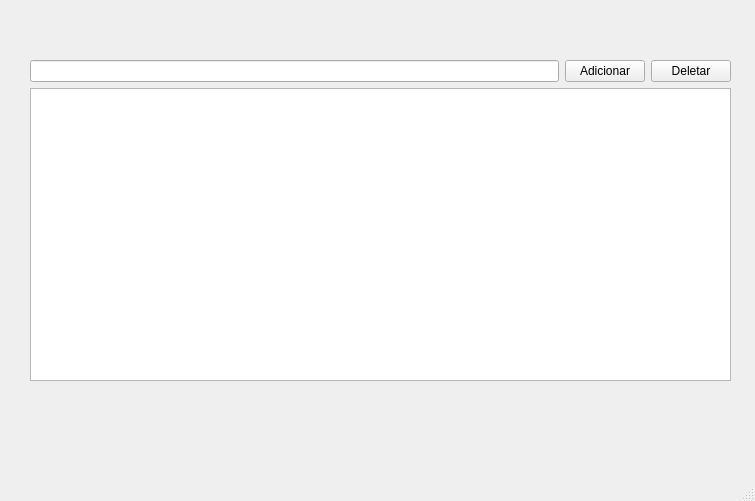
<?xml version="1.0" encoding="UTF-8"?>
<ui version="4.0">
 <class>MainWindow</class>
 <widget class="QMainWindow" name="MainWindow">
  <property name="geometry">
   <rect>
    <x>0</x>
    <y>0</y>
    <width>755</width>
    <height>501</height>
   </rect>
  </property>
  <property name="windowTitle">
   <string>MainWindow</string>
  </property>
  <widget class="QWidget" name="centralwidget">
   <widget class="QWidget" name="">
    <property name="geometry">
     <rect>
      <x>30</x>
      <y>60</y>
      <width>701</width>
      <height>321</height>
     </rect>
    </property>
    <layout class="QVBoxLayout" name="verticalLayout">
     <item>
      <layout class="QHBoxLayout" name="horizontalLayout">
       <item>
        <widget class="QLineEdit" name="lineEdit"/>
       </item>
       <item>
        <widget class="QPushButton" name="btn_adicionar">
         <property name="text">
          <string>Adicionar</string>
         </property>
        </widget>
       </item>
       <item>
        <widget class="QPushButton" name="btn_deletar">
         <property name="text">
          <string>Deletar</string>
         </property>
        </widget>
       </item>
      </layout>
     </item>
     <item>
      <widget class="QListWidget" name="listWidget"/>
     </item>
    </layout>
   </widget>
  </widget>
  <widget class="QMenuBar" name="menubar">
   <property name="geometry">
    <rect>
     <x>0</x>
     <y>0</y>
     <width>755</width>
     <height>22</height>
    </rect>
   </property>
  </widget>
  <widget class="QStatusBar" name="statusbar"/>
 </widget>
 <resources/>
 <connections/>
</ui>
